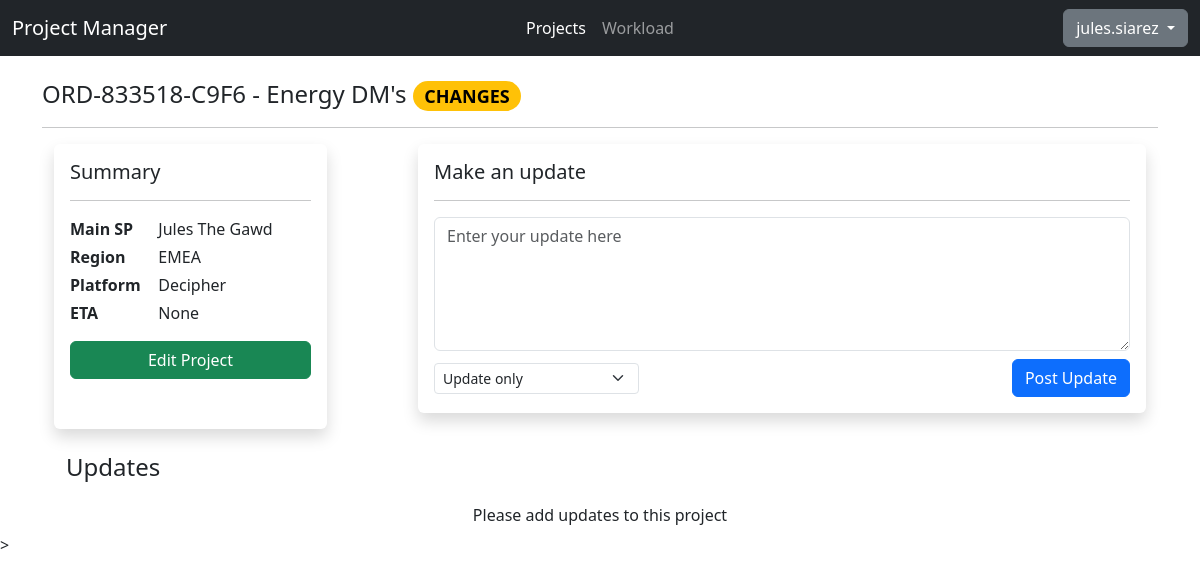
Page /projects/ORD-833518-C9F6/ (signed in) on the committed database.
### api/models.py (models this page shows, shortened)
class Project(models.Model):
    STATUS_CHOICES = [
     ("Headsup","Headsup"),
     ("Programming","Programming"),
     ("Changes","Changes"),
     ("Live", "Live"),
     ("LiveChange", "Live Changes"),
     ("Closed", "Closed")
    ]
    REGION_CHOICES = [
      ("APAC","APAC"),
      ("EMEA","EMEA"),
      ("NA","NA")
    ]
    PLATFORM_CHOICES = [
      ("Decipher", "Decipher"),
      ("CMIX","CMIX"),
      ("Confirmit","Confirmit")
    ]
    __original_eta = None
    code = models.SlugField(max_length=8, default=generate_unique_code, unique=True)
    ord = models.CharField(max_length=15, unique=True, validators=[RegexValidator(regex="^ORD-[0-9]{6}-[0-9A-Z]{4}$", message="Please enter the ORD in ORD-XXXXX-XXXX format.")])
    project_name = models.CharField(max_length=200)
    status = models.CharField(max_length=20, default="Headsup", choices=STATUS_CHOICES)
    created_date = models.DateField(auto_now_add=True)
    region = models.CharField(max_length=10, blank=True, choices=REGION_CHOICES)
    pid = models.CharField(max_length=20, blank=True)
    platform = models.CharField(max_length=15, default="Decipher", choices=PLATFORM_CHOICES)
    eta = models.DateTimeField(null=True,blank=True)
    details = models.TextField(max_length=255, blank=True)
    creator = models.ForeignKey(User, on_delete=models.CASCADE,null=True)
    def __init__(self, *args, **kwargs):
        super().__init__(*args, **kwargs)
        self.__original_eta = self.eta

### testfront/views.py (the view)
# urls.py: path('<project_ord>/', views.projectview, name="project"),
@login_required
@permission_required("api.view_project",raise_exception=True)
def projectview(request, project_ord):
    project = get_object_or_404(Project, ord=project_ord)
    creator = f"{project.creator.first_name} {project.creator.last_name}"
    logs = ProjectLog.objects.filter(project=project).order_by("-created")
    if request.method == "GET":
        logform = ProjectLogForm()
    return render(request, "testfront/project.html", {
        "project": project,
        "creator": creator,
        "form": logform,
        "logs": logs
    })

### testfront/forms.py
class ProjectLogForm(forms.ModelForm):
    class Meta:
        model = ProjectLog
        fields = ["message", "update_type"]
        widgets = {
            "message": forms.Textarea(attrs={"class": "form-control", "placeholder": "Enter your update here", "rows":"5"}),
            "update_type": forms.Select(attrs={"class":"form-select form-select-sm"})
        }

### testfront/templates/testfront/project.html (shortened to what this page needs)
{% extends "base.html" %}
{% load static %}
{% block css %} {% static "css/index.css" %} {% endblock %}
{% block body %}
<header>
    <h4><span class="text-truncate">{{project.ord}} - {{project.project_name}}</span> <span class="badge rounded-pill
        {% if project.status == "Changes" or project.status == "LiveChange" %} text-bg-warning {% endif %}
      ">{{project.status|upper}}</span></h4>
</header>
<hr/>
<main class="container">
<div class="d-lg-flex justify-content-between">
    <div class="col-lg-3 p-3 rounded shadow">
        <h5>Summary</h5>
        <hr/>
        <div class="row mt-1">
            <div class="col-sm-4 fw-bold">
                Main SP
            </div>
            <div class="col-sm-8">
                {{creator}}
            </div>
        </div>
        <div class="row mt-1">
            <div class="col-sm-4 fw-bold">
                Region
            </div>
            <div class="col-sm-8">
                {{project.region}}
            </div>
        </div>
        <div class="row mt-1">
            <div class="col-sm-4 fw-bold">
                Platform
            </div>
            <div class="col-sm-8">
                {{project.platform}}
            </div>
        </div>
        <div class="row mt-1">
            <div class="col-sm-4 fw-bold">
                ETA
            </div>
            <div class="col-sm-8">
                {{project.eta}}
            </div>
        </div>
        <div class="row mt-3">
            <div class="col-sm-12">
                <a role="button" class="btn btn-success d-block" href="{% url "projectedit" project.code %}">Edit Project</a>
            </div>
        </div>
    </div>
    <form class="col-lg-8 rounded shadow p-3 mt-lg-0 mt-sm-3 mb-3">
       <h5>Make an update</h5>
       <hr/>
       {{form.message}}
       <div class="d-flex mt-2 justify-content-between align-items-center">
        <div>{{ form.update_type }}</div>
        <div class="text-end">
            <button type="submit" class="btn btn-primary">Post Update</button>
        </div>
       </div>
    </form>
</div>
<div class="container mt-4">
    <h4 class="mb-4">Updates</h4>
    {% for log in logs %}
    <div class="card text-bg-secondary mb-4">
        <div class="card-header">
            {{log.get_update_type_display}}
          </div>
        <div class="card-body">
          <p class="card-text">{{log.message}}</p>
        </div>
        <div class="card-footer">
            {{log.created}}
        </div>
    </div>
    {% empty %}
    <h6 class="text-center">Please add updates to this project</h6>
    {% endfor %}
</div>
</main>
{% endblock %}

### testfront/templates/base.html (shortened to what this page needs)
{% load static %}
<!DOCTYPE html>
<html lang="en">
  <head>
    <link rel="stylesheet" href="{% static "css/bootstrap.min.css" %}" />
    <link rel="stylesheet" href="{% block css %} {% endblock %}" />
  </head>
  <body>
    <nav class="navbar navbar-expand-lg bg-dark" data-bs-theme="dark">
      <div class="container-fluid">
        <div class="collapse navbar-collapse d-lg-flex" id="navbarNavAltMarkup">
          <a class="navbar-brand col-lg-3 me-auto">Project Manager </a>
          <div class="navbar-nav col-lg-6 justify-content-lg-center">
            <a class="nav-link active" aria-current="page" href="{% url "projectall" %}">Projects</a>
            <a class="nav-link" href="#">Workload</a>
          </div>
          <div class="d-lg-flex col-lg-3 justify-content-lg-end dropdown">
            <button class="btn btn-secondary dropdown-toggle" type="button" data-bs-toggle="dropdown" aria-expanded="false">
              {{user.username}}
            </button>
          </div>
        </div>
      </div>
    </nav>
    <main class="container mt-4">{% block body %} {% endblock %}</main>
    ></script>
  </body>
</html>

### rows in the picture
Project: ord "ORD-833518-C9F6", project_name "Energy DM's", status "CHANGES", region "EMEA", platform "Decipher", eta "None"

### other values in the picture
{{ user.username }} "jules.siarez"
{{ creator }} "Jules The Gawd"
